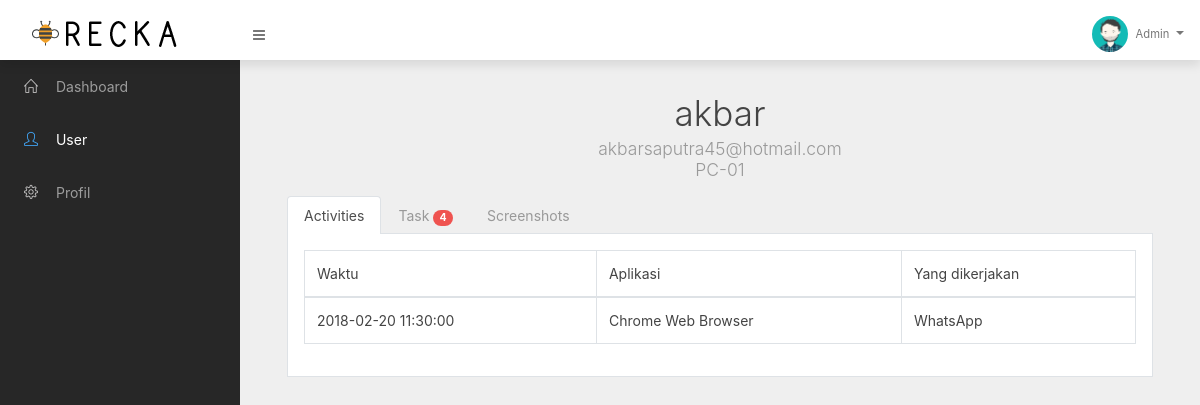
The app's page /user/activities/1 with its own data.
### tables this page shows
CREATE TABLE IF NOT EXISTS `client` (
  `id` int(11) NOT NULL AUTO_INCREMENT,
  `username` varchar(30) NOT NULL,
  `password` varchar(255) NOT NULL,
  `email` varchar(100) NOT NULL,
  `pc` varchar(10) NOT NULL,
  `token` varchar(255) NOT NULL,
  PRIMARY KEY (`id`)
);

CREATE TABLE IF NOT EXISTS `activities` (
  `id` int(11) NOT NULL AUTO_INCREMENT,
  `userid` int(11) NOT NULL,
  `datetime` datetime NOT NULL,
  `app` varchar(255) NOT NULL,
  `title` varchar(255) NOT NULL,
  PRIMARY KEY (`id`),
  KEY `userid` (`userid`)
);

### application/controllers/User.php (called while the page is built, shortened)
<?php
class User extends CI_Controller {
    function __construct()
	{
		$this->load->model('m_data');
	}
    public function activities($id)
    {
		$data['clients'] = $this->db->query('SELECT * FROM client WHERE id = '.$id);
		$data['activities'] = $this->db->query('SELECT * FROM activities JOIN client ON activities.userid = client.id WHERE activities.userid = '.$id.'');
		$data['tasks'] = $this->db->query('SELECT * FROM task JOIN client ON task.userid = client.id WHERE task.userid = '.$id.'');
		$data['status'] = $this->db->query('SELECT COUNT(*) as status FROM task WHERE status = "Waiting" AND userid = "'.$id.'"');
		$this->load->view('activities', $data);
    }
}

### index.php (called while the page is built, shortened)
<?php
require_once BASEPATH.'core/CodeIgniter.php';

### application/views/activities.php (the view, shortened to what this page needs)
<!doctype html>
<html lang="en">
<head>
	<link rel="stylesheet" href="<?php echo base_url('assets/css/bootstrap.min.css'); ?>">
	<link rel="stylesheet" href="<?php echo base_url('assets/css/font-awesome.min.css'); ?>">
	<link rel="stylesheet" href="<?php echo base_url('assets/css/simple-line-icons.css'); ?>">
	<link rel="stylesheet" href="<?php echo base_url('assets/css/styles.css'); ?>">
</head>
<body class="sidebar-fixed header-fixed">
	<div class="page-wrapper">
		<nav class="navbar page-header" style="box-shadow: 0 5px 10px 0 rgba(0,0,0,.1);">
			<a class="navbar-brand" href="#">
				<span class="text-center ml-3">
					<img src="<?php echo base_url('assets/imgs/logo1.png') ?>" alt="logo">
				</span>
			</a>
			<button href="#" class="btn btn-link sidebar-toggle d-md-down-none">
				<i class="fa fa-bars"></i>
			</button>
			<ul class="navbar-nav ml-auto">
				<li class="nav-item dropdown">
					<a class="nav-link dropdown-toggle" href="#" role="button" data-toggle="dropdown" aria-haspopup="true" aria-expanded="false">
						<img src="<?php echo base_url('assets/imgs/avatar-1.png') ?>" class="avatar avatar-sm" alt="logo">
						<span class="small ml-1 d-md-down-none">
							Admin
						</span>
					</a>
				</li>
			</ul>
		</nav>
		<div class="main-container">
			<div class="sidebar">
				<nav class="sidebar-nav">
					<ul class="nav">
						<li class="nav-item">
							<a href="<?php echo base_url('dashboard');?>" class="nav-link">
								<i class="icon icon-home"></i> Dashboard
							</a>
							<a href="<?php echo base_url('user');?>" class="nav-link active">
								<i class="icon icon-user"></i> User
							</a>
							<a href="<?php echo base_url('profil');?>" class="nav-link">
								<i class="icon icon-settings"></i> Profil
							</a>
						</li>
					</ul>
				</nav>
			</div>
			<div class="content">
				<div class="container-fluid">
					<div class="row">
						<div class="col-md-12">
							<div class="text-center">
							<?php
								foreach ($clients->result() as $client) {
							?>
								<h1 class="mb-1">
									<?=$client->username?>
								</h1>
								<h5 class="text-muted">
									<?=$client->email?><br/>
									<?=$client->pc?>
								</h5>
							<?php
								}
							?>
							</div>
							<ul class="nav nav-tabs" role="tablist">
								<li class="nav-item">
									<a class="nav-link active" data-toggle="tab" href="#activities" role="tab">Activities</a>
								</li>
								<?php
									foreach($status->result() as $st)
									{
								?>
										<li class="nav-item">
											<a class="nav-link" data-toggle="tab" href="#task" role="tab">Task
												<span class="badge badge-pill badge-danger"><?=$st->status;?></span>
											</a>
										</li>
								<?php
									}
								?>
								<li class="nav-item">
									<a class="nav-link" data-toggle="tab" href="#screenshots" role="tab">Screenshots</a>
								</li>
							</ul>
							<div class="tab-content">
								<div class="tab-pane active" id="activities" role="tabpanel">
									<div class="table-responsive">
										<table class="table table-bordered">
											<thead>
												<tr>
													<td>Waktu</td>
													<td>Aplikasi</td>
													<td>Yang dikerjakan</td>
												</tr>
											</thead>
											<tbody>
												<?php
												foreach($activities->result() as $activity)
												{
											?>
													<tr>
														<td>
															<?= $activity->datetime;?>
																<td>
																	<?= $activity->app; ?>
																</td>
																<td>
																	<?= $activity->title; ?>
																</td>
													</tr>
													<?php
												}
												?>
											</tbody>
										</table>
									</div>
								</div>
							</div>
						</div>
					</div>
				</div>
			</div>
		</div>
	</div>
</body>
</html>

### records on screen
client: username "akbar", email "akbarsaputra45@hotmail.com", pc "PC-01"
activities: datetime "2018-02-20 11:30:00", app "Chrome Web Browser", title "WhatsApp"

### other values on screen
$st->status "4"
